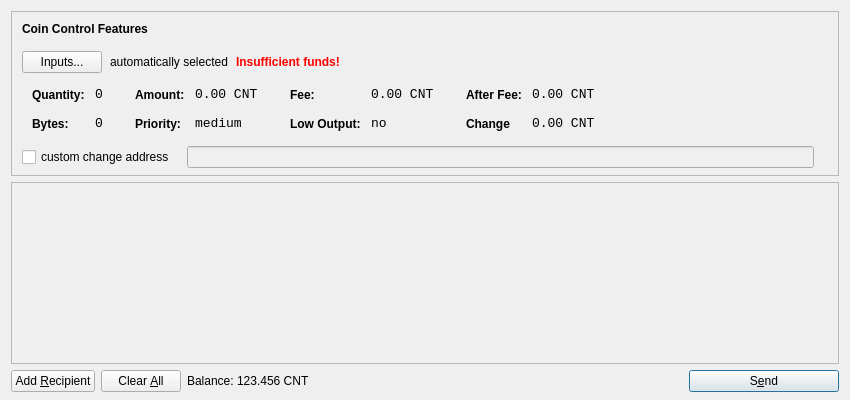
<?xml version="1.0" encoding="UTF-8"?>
<ui version="4.0">
 <class>SendCoinsDialog</class>
 <widget class="QDialog" name="SendCoinsDialog">
  <property name="geometry">
   <rect>
    <x>0</x>
    <y>0</y>
    <width>850</width>
    <height>400</height>
   </rect>
  </property>
  <property name="windowTitle">
   <string>Send Coins</string>
  </property>
  <layout class="QVBoxLayout" name="verticalLayout" stretch="0,1,0">
   <property name="bottomMargin">
    <number>8</number>
   </property>
   <item>
    <widget class="QFrame" name="frameCoinControl">
     <property name="sizePolicy">
      <sizepolicy hsizetype="Expanding" vsizetype="Expanding">
       <horstretch>0</horstretch>
       <verstretch>0</verstretch>
      </sizepolicy>
     </property>
     <property name="maximumSize">
      <size>
       <width>16777215</width>
       <height>16777215</height>
      </size>
     </property>
     <property name="frameShape">
      <enum>QFrame::StyledPanel</enum>
     </property>
     <property name="frameShadow">
      <enum>QFrame::Sunken</enum>
     </property>
     <layout class="QVBoxLayout" name="verticalLayoutCoinControl2">
      <property name="spacing">
       <number>-1</number>
      </property>
      <property name="leftMargin">
       <number>0</number>
      </property>
      <property name="topMargin">
       <number>0</number>
      </property>
      <property name="rightMargin">
       <number>0</number>
      </property>
      <property name="bottomMargin">
       <number>6</number>
      </property>
      <item>
       <layout class="QVBoxLayout" name="verticalLayoutCoinControl" stretch="0,0,0,0,1">
        <property name="spacing">
         <number>0</number>
        </property>
        <property name="leftMargin">
         <number>10</number>
        </property>
        <property name="topMargin">
         <number>10</number>
        </property>
        <item>
         <layout class="QHBoxLayout" name="horizontalLayoutCoinControl1">
          <property name="bottomMargin">
           <number>15</number>
          </property>
          <item>
           <widget class="QLabel" name="labelCoinControlFeatures">
            <property name="sizePolicy">
             <sizepolicy hsizetype="Preferred" vsizetype="Maximum">
              <horstretch>0</horstretch>
              <verstretch>0</verstretch>
             </sizepolicy>
            </property>
            <property name="font">
             <font>
              <weight>75</weight>
              <bold>true</bold>
             </font>
            </property>
            <property name="styleSheet">
             <string notr="true">font-weight:bold;</string>
            </property>
            <property name="text">
             <string>Coin Control Features</string>
            </property>
           </widget>
          </item>
         </layout>
        </item>
        <item>
         <layout class="QHBoxLayout" name="horizontalLayoutCoinControl2" stretch="0,0,0,0">
          <property name="spacing">
           <number>8</number>
          </property>
          <property name="bottomMargin">
           <number>10</number>
          </property>
          <item>
           <widget class="QPushButton" name="pushButtonCoinControl">
            <property name="styleSheet">
             <string notr="true"/>
            </property>
            <property name="text">
             <string>Inputs...</string>
            </property>
           </widget>
          </item>
          <item>
           <widget class="QLabel" name="labelCoinControlAutomaticallySelected">
            <property name="text">
             <string>automatically selected</string>
            </property>
            <property name="margin">
             <number>5</number>
            </property>
           </widget>
          </item>
          <item>
           <widget class="QLabel" name="labelCoinControlInsuffFunds">
            <property name="font">
             <font>
              <weight>75</weight>
              <bold>true</bold>
             </font>
            </property>
            <property name="styleSheet">
             <string notr="true">color:red;font-weight:bold;</string>
            </property>
            <property name="text">
             <string>Insufficient funds!</string>
            </property>
            <property name="margin">
             <number>5</number>
            </property>
           </widget>
          </item>
          <item>
           <spacer name="horizontalSpacerCoinControl">
            <property name="orientation">
             <enum>Qt::Horizontal</enum>
            </property>
            <property name="sizeHint" stdset="0">
             <size>
              <width>40</width>
              <height>1</height>
             </size>
            </property>
           </spacer>
          </item>
         </layout>
        </item>
        <item>
         <widget class="QWidget" name="widgetCoinControl" native="true">
          <property name="sizePolicy">
           <sizepolicy hsizetype="Preferred" vsizetype="Preferred">
            <horstretch>0</horstretch>
            <verstretch>0</verstretch>
           </sizepolicy>
          </property>
          <property name="minimumSize">
           <size>
            <width>0</width>
            <height>0</height>
           </size>
          </property>
          <property name="styleSheet">
           <string notr="true"/>
          </property>
          <layout class="QHBoxLayout" name="horizontalLayoutCoinControl5">
           <property name="margin">
            <number>0</number>
           </property>
           <item>
            <layout class="QHBoxLayout" name="horizontalLayoutCoinControl3" stretch="0,0,0,1">
             <property name="spacing">
              <number>20</number>
             </property>
             <property name="topMargin">
              <number>0</number>
             </property>
             <property name="bottomMargin">
              <number>10</number>
             </property>
             <item>
              <layout class="QFormLayout" name="formLayoutCoinControl1">
               <property name="horizontalSpacing">
                <number>10</number>
               </property>
               <property name="verticalSpacing">
                <number>14</number>
               </property>
               <property name="leftMargin">
                <number>10</number>
               </property>
               <property name="topMargin">
                <number>4</number>
               </property>
               <property name="rightMargin">
                <number>6</number>
               </property>
               <item row="0" column="0">
                <widget class="QLabel" name="labelCoinControlQuantityText">
                 <property name="styleSheet">
                  <string notr="true">font-weight:bold;</string>
                 </property>
                 <property name="text">
                  <string>Quantity:</string>
                 </property>
                 <property name="margin">
                  <number>0</number>
                 </property>
                </widget>
               </item>
               <item row="0" column="1">
                <widget class="QLabel" name="labelCoinControlQuantity">
                 <property name="font">
                  <font>
                   <family>Monospace</family>
                   <pointsize>10</pointsize>
                  </font>
                 </property>
                 <property name="cursor">
                  <cursorShape>IBeamCursor</cursorShape>
                 </property>
                 <property name="contextMenuPolicy">
                  <enum>Qt::ActionsContextMenu</enum>
                 </property>
                 <property name="text">
                  <string>0</string>
                 </property>
                 <property name="margin">
                  <number>0</number>
                 </property>
                 <property name="textInteractionFlags">
                  <set>Qt::LinksAccessibleByMouse|Qt::TextSelectableByKeyboard|Qt::TextSelectableByMouse</set>
                 </property>
                </widget>
               </item>
               <item row="1" column="0">
                <widget class="QLabel" name="labelCoinControlBytesText">
                 <property name="styleSheet">
                  <string notr="true">font-weight:bold;</string>
                 </property>
                 <property name="text">
                  <string>Bytes:</string>
                 </property>
                </widget>
               </item>
               <item row="1" column="1">
                <widget class="QLabel" name="labelCoinControlBytes">
                 <property name="font">
                  <font>
                   <family>Monospace</family>
                   <pointsize>10</pointsize>
                  </font>
                 </property>
                 <property name="cursor">
                  <cursorShape>IBeamCursor</cursorShape>
                 </property>
                 <property name="contextMenuPolicy">
                  <enum>Qt::ActionsContextMenu</enum>
                 </property>
                 <property name="text">
                  <string>0</string>
                 </property>
                 <property name="textInteractionFlags">
                  <set>Qt::LinksAccessibleByMouse|Qt::TextSelectableByKeyboard|Qt::TextSelectableByMouse</set>
                 </property>
                </widget>
               </item>
              </layout>
             </item>
             <item>
              <layout class="QFormLayout" name="formLayoutCoinControl2">
               <property name="horizontalSpacing">
                <number>10</number>
               </property>
               <property name="verticalSpacing">
                <number>14</number>
               </property>
               <property name="leftMargin">
                <number>6</number>
               </property>
               <property name="topMargin">
                <number>4</number>
               </property>
               <property name="rightMargin">
                <number>6</number>
               </property>
               <item row="0" column="0">
                <widget class="QLabel" name="labelCoinControlAmountText">
                 <property name="styleSheet">
                  <string notr="true">font-weight:bold;</string>
                 </property>
                 <property name="text">
                  <string>Amount:</string>
                 </property>
                 <property name="margin">
                  <number>0</number>
                 </property>
                </widget>
               </item>
               <item row="0" column="1">
                <widget class="QLabel" name="labelCoinControlAmount">
                 <property name="font">
                  <font>
                   <family>Monospace</family>
                   <pointsize>10</pointsize>
                  </font>
                 </property>
                 <property name="cursor">
                  <cursorShape>IBeamCursor</cursorShape>
                 </property>
                 <property name="contextMenuPolicy">
                  <enum>Qt::ActionsContextMenu</enum>
                 </property>
                 <property name="text">
                  <string>0.00 CNT</string>
                 </property>
                 <property name="textInteractionFlags">
                  <set>Qt::LinksAccessibleByMouse|Qt::TextSelectableByKeyboard|Qt::TextSelectableByMouse</set>
                 </property>
                </widget>
               </item>
               <item row="1" column="0">
                <widget class="QLabel" name="labelCoinControlPriorityText">
                 <property name="styleSheet">
                  <string notr="true">font-weight:bold;</string>
                 </property>
                 <property name="text">
                  <string>Priority:</string>
                 </property>
                </widget>
               </item>
               <item row="1" column="1">
                <widget class="QLabel" name="labelCoinControlPriority">
                 <property name="font">
                  <font>
                   <family>Monospace</family>
                   <pointsize>10</pointsize>
                  </font>
                 </property>
                 <property name="cursor">
                  <cursorShape>IBeamCursor</cursorShape>
                 </property>
                 <property name="contextMenuPolicy">
                  <enum>Qt::ActionsContextMenu</enum>
                 </property>
                 <property name="text">
                  <string>medium</string>
                 </property>
                 <property name="textInteractionFlags">
                  <set>Qt::LinksAccessibleByMouse|Qt::TextSelectableByKeyboard|Qt::TextSelectableByMouse</set>
                 </property>
                </widget>
               </item>
              </layout>
             </item>
             <item>
              <layout class="QFormLayout" name="formLayoutCoinControl3">
               <property name="horizontalSpacing">
                <number>10</number>
               </property>
               <property name="verticalSpacing">
                <number>14</number>
               </property>
               <property name="leftMargin">
                <number>6</number>
               </property>
               <property name="topMargin">
                <number>4</number>
               </property>
               <property name="rightMargin">
                <number>6</number>
               </property>
               <item row="0" column="0">
                <widget class="QLabel" name="labelCoinControlFeeText">
                 <property name="styleSheet">
                  <string notr="true">font-weight:bold;</string>
                 </property>
                 <property name="text">
                  <string>Fee:</string>
                 </property>
                 <property name="margin">
                  <number>0</number>
                 </property>
                </widget>
               </item>
               <item row="0" column="1">
                <widget class="QLabel" name="labelCoinControlFee">
                 <property name="font">
                  <font>
                   <family>Monospace</family>
                   <pointsize>10</pointsize>
                  </font>
                 </property>
                 <property name="cursor">
                  <cursorShape>IBeamCursor</cursorShape>
                 </property>
                 <property name="contextMenuPolicy">
                  <enum>Qt::ActionsContextMenu</enum>
                 </property>
                 <property name="text">
                  <string>0.00 CNT</string>
                 </property>
                 <property name="textInteractionFlags">
                  <set>Qt::LinksAccessibleByMouse|Qt::TextSelectableByKeyboard|Qt::TextSelectableByMouse</set>
                 </property>
                </widget>
               </item>
               <item row="1" column="0">
                <widget class="QLabel" name="labelCoinControlLowOutputText">
                 <property name="styleSheet">
                  <string notr="true">font-weight:bold;</string>
                 </property>
                 <property name="text">
                  <string>Low Output:</string>
                 </property>
                </widget>
               </item>
               <item row="1" column="1">
                <widget class="QLabel" name="labelCoinControlLowOutput">
                 <property name="font">
                  <font>
                   <family>Monospace</family>
                   <pointsize>10</pointsize>
                  </font>
                 </property>
                 <property name="cursor">
                  <cursorShape>IBeamCursor</cursorShape>
                 </property>
                 <property name="contextMenuPolicy">
                  <enum>Qt::ActionsContextMenu</enum>
                 </property>
                 <property name="text">
                  <string>no</string>
                 </property>
                 <property name="textInteractionFlags">
                  <set>Qt::LinksAccessibleByMouse|Qt::TextSelectableByKeyboard|Qt::TextSelectableByMouse</set>
                 </property>
                </widget>
               </item>
              </layout>
             </item>
             <item>
              <layout class="QFormLayout" name="formLayoutCoinControl4">
               <property name="horizontalSpacing">
                <number>10</number>
               </property>
               <property name="verticalSpacing">
                <number>14</number>
               </property>
               <property name="leftMargin">
                <number>6</number>
               </property>
               <property name="topMargin">
                <number>4</number>
               </property>
               <property name="rightMargin">
                <number>6</number>
               </property>
               <item row="0" column="0">
                <widget class="QLabel" name="labelCoinControlAfterFeeText">
                 <property name="styleSheet">
                  <string notr="true">font-weight:bold;</string>
                 </property>
                 <property name="text">
                  <string>After Fee:</string>
                 </property>
                 <property name="margin">
                  <number>0</number>
                 </property>
                </widget>
               </item>
               <item row="0" column="1">
                <widget class="QLabel" name="labelCoinControlAfterFee">
                 <property name="font">
                  <font>
                   <family>Monospace</family>
                   <pointsize>10</pointsize>
                  </font>
                 </property>
                 <property name="cursor">
                  <cursorShape>IBeamCursor</cursorShape>
                 </property>
                 <property name="contextMenuPolicy">
                  <enum>Qt::ActionsContextMenu</enum>
                 </property>
                 <property name="text">
                  <string>0.00 CNT</string>
                 </property>
                 <property name="textInteractionFlags">
                  <set>Qt::LinksAccessibleByMouse|Qt::TextSelectableByKeyboard|Qt::TextSelectableByMouse</set>
                 </property>
                </widget>
               </item>
               <item row="1" column="0">
                <widget class="QLabel" name="labelCoinControlChangeText">
                 <property name="styleSheet">
                  <string notr="true">font-weight:bold;</string>
                 </property>
                 <property name="text">
                  <string>Change</string>
                 </property>
                </widget>
               </item>
               <item row="1" column="1">
                <widget class="QLabel" name="labelCoinControlChange">
                 <property name="font">
                  <font>
                   <family>Monospace</family>
                   <pointsize>10</pointsize>
                  </font>
                 </property>
                 <property name="cursor">
                  <cursorShape>IBeamCursor</cursorShape>
                 </property>
                 <property name="contextMenuPolicy">
                  <enum>Qt::ActionsContextMenu</enum>
                 </property>
                 <property name="text">
                  <string>0.00 CNT</string>
                 </property>
                 <property name="textInteractionFlags">
                  <set>Qt::LinksAccessibleByMouse|Qt::TextSelectableByKeyboard|Qt::TextSelectableByMouse</set>
                 </property>
                </widget>
               </item>
              </layout>
             </item>
            </layout>
           </item>
          </layout>
         </widget>
        </item>
        <item>
         <layout class="QHBoxLayout" name="horizontalLayoutCoinControl4" stretch="0,0,0">
          <property name="spacing">
           <number>12</number>
          </property>
          <property name="sizeConstraint">
           <enum>QLayout::SetDefaultConstraint</enum>
          </property>
          <property name="topMargin">
           <number>5</number>
          </property>
          <property name="rightMargin">
           <number>5</number>
          </property>
          <item>
           <widget class="QCheckBox" name="checkBoxCoinControlChange">
            <property name="text">
             <string>custom change address</string>
            </property>
           </widget>
          </item>
          <item>
           <widget class="QLineEdit" name="lineEditCoinControlChange">
            <property name="enabled">
             <bool>false</bool>
            </property>
            <property name="sizePolicy">
             <sizepolicy hsizetype="Expanding" vsizetype="Fixed">
              <horstretch>0</horstretch>
              <verstretch>0</verstretch>
             </sizepolicy>
            </property>
           </widget>
          </item>
          <item>
           <widget class="QLabel" name="labelCoinControlChangeLabel">
            <property name="sizePolicy">
             <sizepolicy hsizetype="Preferred" vsizetype="Expanding">
              <horstretch>0</horstretch>
              <verstretch>0</verstretch>
             </sizepolicy>
            </property>
            <property name="minimumSize">
             <size>
              <width>0</width>
              <height>0</height>
             </size>
            </property>
            <property name="text">
             <string/>
            </property>
            <property name="margin">
             <number>3</number>
            </property>
           </widget>
          </item>
         </layout>
        </item>
        <item>
         <spacer name="verticalSpacerCoinControl">
          <property name="orientation">
           <enum>Qt::Vertical</enum>
          </property>
          <property name="sizeHint" stdset="0">
           <size>
            <width>800</width>
            <height>1</height>
           </size>
          </property>
         </spacer>
        </item>
       </layout>
      </item>
     </layout>
    </widget>
   </item>
   <item>
    <widget class="QScrollArea" name="scrollArea">
     <property name="widgetResizable">
      <bool>true</bool>
     </property>
     <widget class="QWidget" name="scrollAreaWidgetContents">
      <property name="geometry">
       <rect>
        <x>0</x>
        <y>0</y>
        <width>830</width>
        <height>165</height>
       </rect>
      </property>
      <layout class="QVBoxLayout" name="verticalLayout_2">
       <property name="margin">
        <number>0</number>
       </property>
       <item>
        <layout class="QVBoxLayout" name="entries">
         <property name="spacing">
          <number>6</number>
         </property>
        </layout>
       </item>
       <item>
        <spacer name="verticalSpacer">
         <property name="orientation">
          <enum>Qt::Vertical</enum>
         </property>
         <property name="sizeHint" stdset="0">
          <size>
           <width>20</width>
           <height>40</height>
          </size>
         </property>
        </spacer>
       </item>
      </layout>
     </widget>
    </widget>
   </item>
   <item>
    <layout class="QHBoxLayout" name="horizontalLayout">
     <item>
      <widget class="QPushButton" name="addButton">
       <property name="toolTip">
        <string>Send to multiple recipients at once</string>
       </property>
       <property name="text">
        <string>Add &amp;Recipient</string>
       </property>
       <property name="icon">
        <iconset resource="../bitcoin.qrc">
         <normaloff>:/icons/add</normaloff>:/icons/add</iconset>
       </property>
       <property name="autoDefault">
        <bool>false</bool>
       </property>
      </widget>
     </item>
     <item>
      <widget class="QPushButton" name="clearButton">
       <property name="sizePolicy">
        <sizepolicy hsizetype="Minimum" vsizetype="Fixed">
         <horstretch>0</horstretch>
         <verstretch>0</verstretch>
        </sizepolicy>
       </property>
       <property name="toolTip">
        <string>Remove all transaction fields</string>
       </property>
       <property name="text">
        <string>Clear &amp;All</string>
       </property>
       <property name="icon">
        <iconset resource="../bitcoin.qrc">
         <normaloff>:/icons/remove</normaloff>:/icons/remove</iconset>
       </property>
       <property name="autoRepeatDelay">
        <number>300</number>
       </property>
       <property name="autoDefault">
        <bool>false</bool>
       </property>
      </widget>
     </item>
     <item>
      <layout class="QHBoxLayout" name="horizontalLayout_2">
       <property name="spacing">
        <number>3</number>
       </property>
       <item>
        <widget class="QLabel" name="label">
         <property name="sizePolicy">
          <sizepolicy hsizetype="Preferred" vsizetype="Fixed">
           <horstretch>0</horstretch>
           <verstretch>0</verstretch>
          </sizepolicy>
         </property>
         <property name="text">
          <string>Balance:</string>
         </property>
        </widget>
       </item>
       <item>
        <widget class="QLabel" name="labelBalance">
         <property name="sizePolicy">
          <sizepolicy hsizetype="Preferred" vsizetype="Fixed">
           <horstretch>0</horstretch>
           <verstretch>0</verstretch>
          </sizepolicy>
         </property>
         <property name="cursor">
          <cursorShape>IBeamCursor</cursorShape>
         </property>
         <property name="text">
          <string>123.456 CNT</string>
         </property>
         <property name="textInteractionFlags">
          <set>Qt::LinksAccessibleByMouse|Qt::TextSelectableByKeyboard|Qt::TextSelectableByMouse</set>
         </property>
        </widget>
       </item>
      </layout>
     </item>
     <item>
      <spacer name="horizontalSpacer">
       <property name="orientation">
        <enum>Qt::Horizontal</enum>
       </property>
       <property name="sizeHint" stdset="0">
        <size>
         <width>40</width>
         <height>20</height>
        </size>
       </property>
      </spacer>
     </item>
     <item>
      <widget class="QPushButton" name="sendButton">
       <property name="minimumSize">
        <size>
         <width>150</width>
         <height>0</height>
        </size>
       </property>
       <property name="toolTip">
        <string>Confirm the send action</string>
       </property>
       <property name="text">
        <string>S&amp;end</string>
       </property>
       <property name="icon">
        <iconset resource="../bitcoin.qrc">
         <normaloff>:/icons/send</normaloff>:/icons/send</iconset>
       </property>
       <property name="default">
        <bool>true</bool>
       </property>
      </widget>
     </item>
    </layout>
   </item>
  </layout>
 </widget>
 <resources>
  <include location="../bitcoin.qrc"/>
 </resources>
 <connections/>
</ui>
